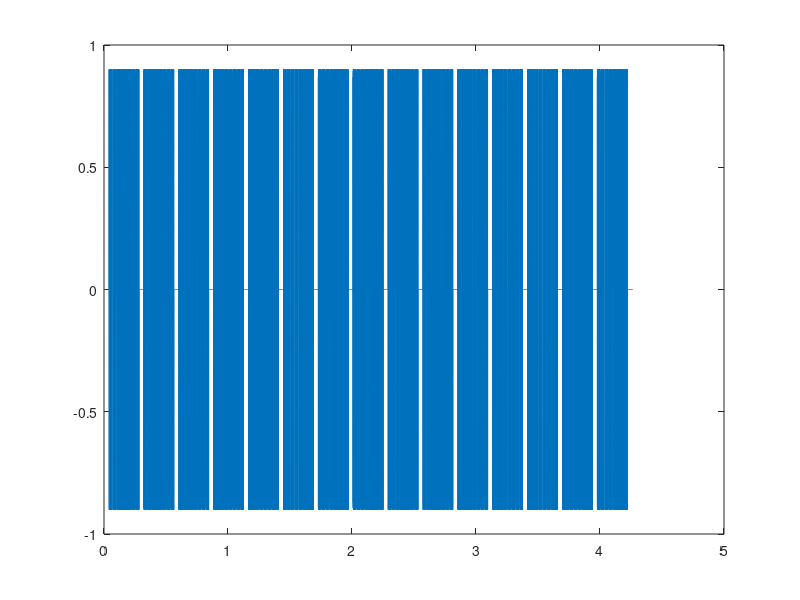

Source code (MATLAB): (Note: this script raises an error after producing the figure.)
clear all;
clc;

string='Hello world! :)'; %ezt kodoljuk
filename='fsk.wav'; %kimeneti fajlnev
f0=1000; %0 bithez tartozo frekvencia
f1=5000; %1 bithez tartozo frekvencia
fs=48000; %mintaveteli frekvencia
bittime=1000; %bitido ennyi minta
bitpause=500; %bitkozi szunet ennyi minta
charpause=2000; %karakterkozi szunet ennyi minta

len=length(string);
ascii=double(string)'
fsk=zeros(1,charpause);
for char=1:len
    for bit=1:8
        if bitget(ascii(char),bit)==0
            fsk=[fsk,0.9*sin(2*pi*f0/fs*(0:bittime-1)),zeros(1,bitpause)];
        else
            fsk=[fsk,0.9*sin(2*pi*f1/fs*(0:bittime-1)),zeros(1,bitpause)];
        end
    end
    fsk=[fsk zeros(1,charpause-bitpause)];
end
plot((0:length(fsk)-1)/fs,fsk);
wavwrite(fsk,fs,filename);
